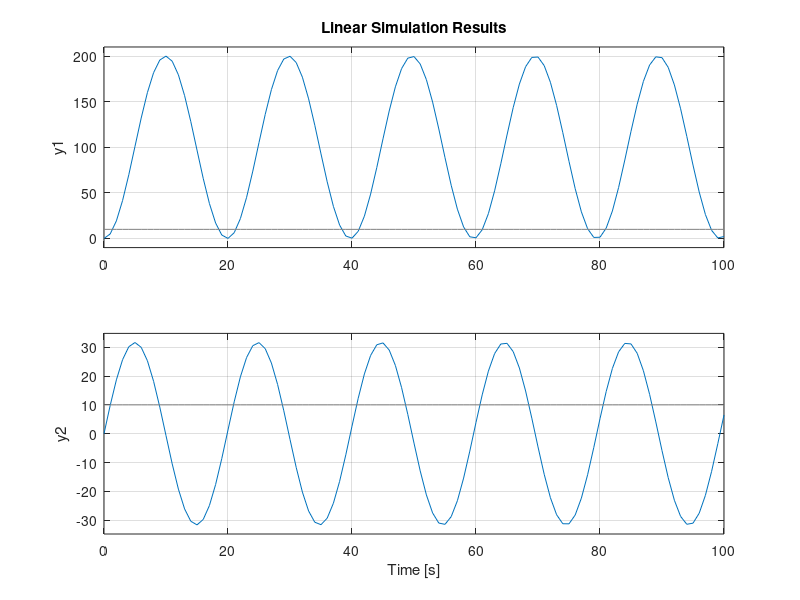

This chart was generated by the following MATLAB code:
%Changing Stiffness/damping/etc.

%% Define system
k= 0.1;
m = 1;
f = 10;
F = [0, 1; -k/m 0];
G = [0; 1/m];
Hx = [1, 0; 0, 1];
Hu = [0; 0];

%State Space System

sys = ss(F,G,Hx,Hu);

%% Define Input Vectors
t = [0:1:100]';
u = 10*ones(size(t));


lsim(sys,u,t)